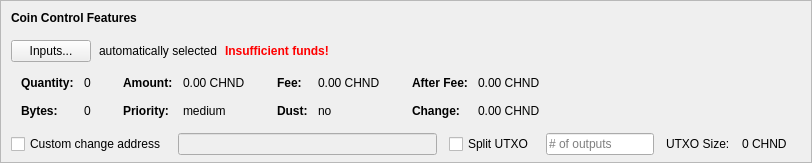
    <widget class="QFrame" name="frameCoinControl">
     <property name="sizePolicy">
      <sizepolicy hsizetype="Expanding" vsizetype="Expanding">
       <horstretch>0</horstretch>
       <verstretch>0</verstretch>
      </sizepolicy>
     </property>
     <property name="maximumSize">
      <size>
       <width>16777215</width>
       <height>16777215</height>
      </size>
     </property>
     <property name="frameShape">
      <enum>QFrame::StyledPanel</enum>
     </property>
     <property name="frameShadow">
      <enum>QFrame::Sunken</enum>
     </property>
     <layout class="QVBoxLayout" name="verticalLayoutCoinControl2">
      <property name="spacing">
       <number>0</number>
      </property>
      <property name="leftMargin">
       <number>0</number>
      </property>
      <property name="topMargin">
       <number>0</number>
      </property>
      <property name="rightMargin">
       <number>0</number>
      </property>
      <property name="bottomMargin">
       <number>6</number>
      </property>
      <item>
       <layout class="QVBoxLayout" name="verticalLayoutCoinControl" stretch="0,0,0,0,1">
        <property name="spacing">
         <number>0</number>
        </property>
        <property name="leftMargin">
         <number>10</number>
        </property>
        <property name="topMargin">
         <number>10</number>
        </property>
        <item>
         <layout class="QHBoxLayout" name="horizontalLayoutCoinControl1">
          <property name="bottomMargin">
           <number>15</number>
          </property>
          <item>
           <widget class="QLabel" name="labelCoinControlFeatures">
            <property name="sizePolicy">
             <sizepolicy hsizetype="Preferred" vsizetype="Maximum">
              <horstretch>0</horstretch>
              <verstretch>0</verstretch>
             </sizepolicy>
            </property>
            <property name="font">
             <font>
              <weight>75</weight>
              <bold>true</bold>
             </font>
            </property>
            <property name="styleSheet">
             <string notr="true">font-weight:bold;</string>
            </property>
            <property name="text">
             <string>Coin Control Features</string>
            </property>
           </widget>
          </item>
         </layout>
        </item>
        <item>
         <layout class="QHBoxLayout" name="horizontalLayoutCoinControl2" stretch="0,0,0,0">
          <property name="spacing">
           <number>8</number>
          </property>
          <property name="bottomMargin">
           <number>10</number>
          </property>
          <item>
           <widget class="QPushButton" name="pushButtonCoinControl">
            <property name="styleSheet">
             <string notr="true"/>
            </property>
            <property name="text">
             <string>Inputs...</string>
            </property>
            <property name="autoDefault">
             <bool>false</bool>
            </property>
           </widget>
          </item>
          <item>
           <widget class="QLabel" name="labelCoinControlAutomaticallySelected">
            <property name="text">
             <string>automatically selected</string>
            </property>
            <property name="margin">
             <number>5</number>
            </property>
           </widget>
          </item>
          <item>
           <widget class="QLabel" name="labelCoinControlInsuffFunds">
            <property name="font">
             <font>
              <weight>75</weight>
              <bold>true</bold>
             </font>
            </property>
            <property name="styleSheet">
             <string notr="true">color:red;font-weight:bold;</string>
            </property>
            <property name="text">
             <string>Insufficient funds!</string>
            </property>
            <property name="margin">
             <number>5</number>
            </property>
           </widget>
          </item>
          <item>
           <spacer name="horizontalSpacerCoinControl">
            <property name="orientation">
             <enum>Qt::Horizontal</enum>
            </property>
            <property name="sizeHint" stdset="0">
             <size>
              <width>40</width>
              <height>1</height>
             </size>
            </property>
           </spacer>
          </item>
         </layout>
        </item>
        <item>
         <widget class="QWidget" name="widgetCoinControl" native="true">
          <property name="sizePolicy">
           <sizepolicy hsizetype="Preferred" vsizetype="Preferred">
            <horstretch>0</horstretch>
            <verstretch>0</verstretch>
           </sizepolicy>
          </property>
          <property name="minimumSize">
           <size>
            <width>0</width>
            <height>0</height>
           </size>
          </property>
          <property name="styleSheet">
           <string notr="true"/>
          </property>
          <layout class="QHBoxLayout" name="horizontalLayoutCoinControl5">
           <property name="leftMargin">
            <number>0</number>
           </property>
           <property name="topMargin">
            <number>0</number>
           </property>
           <property name="rightMargin">
            <number>0</number>
           </property>
           <property name="bottomMargin">
            <number>0</number>
           </property>
           <item>
            <layout class="QHBoxLayout" name="horizontalLayoutCoinControl3" stretch="0,0,0,1">
             <property name="spacing">
              <number>20</number>
             </property>
             <property name="topMargin">
              <number>0</number>
             </property>
             <property name="bottomMargin">
              <number>10</number>
             </property>
             <item>
              <layout class="QFormLayout" name="formLayoutCoinControl1">
               <property name="horizontalSpacing">
                <number>10</number>
               </property>
               <property name="verticalSpacing">
                <number>14</number>
               </property>
               <property name="leftMargin">
                <number>10</number>
               </property>
               <property name="topMargin">
                <number>4</number>
               </property>
               <property name="rightMargin">
                <number>6</number>
               </property>
               <item row="0" column="0">
                <widget class="QLabel" name="labelCoinControlQuantityText">
                 <property name="font">
                  <font>
                   <weight>75</weight>
                   <bold>true</bold>
                  </font>
                 </property>
                 <property name="text">
                  <string>Quantity:</string>
                 </property>
                 <property name="margin">
                  <number>0</number>
                 </property>
                </widget>
               </item>
               <item row="0" column="1">
                <widget class="QLabel" name="labelCoinControlQuantity">
                 <property name="cursor">
                  <cursorShape>IBeamCursor</cursorShape>
                 </property>
                 <property name="contextMenuPolicy">
                  <enum>Qt::ActionsContextMenu</enum>
                 </property>
                 <property name="text">
                  <string notr="true">0</string>
                 </property>
                 <property name="margin">
                  <number>0</number>
                 </property>
                 <property name="textInteractionFlags">
                  <set>Qt::LinksAccessibleByMouse|Qt::TextSelectableByKeyboard|Qt::TextSelectableByMouse</set>
                 </property>
                </widget>
               </item>
               <item row="1" column="0">
                <widget class="QLabel" name="labelCoinControlBytesText">
                 <property name="font">
                  <font>
                   <weight>75</weight>
                   <bold>true</bold>
                  </font>
                 </property>
                 <property name="text">
                  <string>Bytes:</string>
                 </property>
                </widget>
               </item>
               <item row="1" column="1">
                <widget class="QLabel" name="labelCoinControlBytes">
                 <property name="cursor">
                  <cursorShape>IBeamCursor</cursorShape>
                 </property>
                 <property name="contextMenuPolicy">
                  <enum>Qt::ActionsContextMenu</enum>
                 </property>
                 <property name="text">
                  <string notr="true">0</string>
                 </property>
                 <property name="textInteractionFlags">
                  <set>Qt::LinksAccessibleByMouse|Qt::TextSelectableByKeyboard|Qt::TextSelectableByMouse</set>
                 </property>
                </widget>
               </item>
              </layout>
             </item>
             <item>
              <layout class="QFormLayout" name="formLayoutCoinControl2">
               <property name="horizontalSpacing">
                <number>10</number>
               </property>
               <property name="verticalSpacing">
                <number>14</number>
               </property>
               <property name="leftMargin">
                <number>6</number>
               </property>
               <property name="topMargin">
                <number>4</number>
               </property>
               <property name="rightMargin">
                <number>6</number>
               </property>
               <item row="0" column="0">
                <widget class="QLabel" name="labelCoinControlAmountText">
                 <property name="font">
                  <font>
                   <weight>75</weight>
                   <bold>true</bold>
                  </font>
                 </property>
                 <property name="text">
                  <string>Amount:</string>
                 </property>
                 <property name="margin">
                  <number>0</number>
                 </property>
                </widget>
               </item>
               <item row="0" column="1">
                <widget class="QLabel" name="labelCoinControlAmount">
                 <property name="cursor">
                  <cursorShape>IBeamCursor</cursorShape>
                 </property>
                 <property name="contextMenuPolicy">
                  <enum>Qt::ActionsContextMenu</enum>
                 </property>
                 <property name="text">
                  <string notr="true">0.00 CHND</string>
                 </property>
                 <property name="textInteractionFlags">
                  <set>Qt::LinksAccessibleByMouse|Qt::TextSelectableByKeyboard|Qt::TextSelectableByMouse</set>
                 </property>
                </widget>
               </item>
               <item row="1" column="0">
                <widget class="QLabel" name="labelCoinControlPriorityText">
                 <property name="font">
                  <font>
                   <weight>75</weight>
                   <bold>true</bold>
                  </font>
                 </property>
                 <property name="text">
                  <string>Priority:</string>
                 </property>
                </widget>
               </item>
               <item row="1" column="1">
                <widget class="QLabel" name="labelCoinControlPriority">
                 <property name="cursor">
                  <cursorShape>IBeamCursor</cursorShape>
                 </property>
                 <property name="contextMenuPolicy">
                  <enum>Qt::ActionsContextMenu</enum>
                 </property>
                 <property name="text">
                  <string>medium</string>
                 </property>
                 <property name="textInteractionFlags">
                  <set>Qt::LinksAccessibleByMouse|Qt::TextSelectableByKeyboard|Qt::TextSelectableByMouse</set>
                 </property>
                </widget>
               </item>
              </layout>
             </item>
             <item>
              <layout class="QFormLayout" name="formLayoutCoinControl3">
               <property name="horizontalSpacing">
                <number>10</number>
               </property>
               <property name="verticalSpacing">
                <number>14</number>
               </property>
               <property name="leftMargin">
                <number>6</number>
               </property>
               <property name="topMargin">
                <number>4</number>
               </property>
               <property name="rightMargin">
                <number>6</number>
               </property>
               <item row="0" column="0">
                <widget class="QLabel" name="labelCoinControlFeeText">
                 <property name="font">
                  <font>
                   <weight>75</weight>
                   <bold>true</bold>
                  </font>
                 </property>
                 <property name="text">
                  <string>Fee:</string>
                 </property>
                 <property name="margin">
                  <number>0</number>
                 </property>
                </widget>
               </item>
               <item row="0" column="1">
                <widget class="QLabel" name="labelCoinControlFee">
                 <property name="cursor">
                  <cursorShape>IBeamCursor</cursorShape>
                 </property>
                 <property name="contextMenuPolicy">
                  <enum>Qt::ActionsContextMenu</enum>
                 </property>
                 <property name="text">
                  <string notr="true">0.00 CHND</string>
                 </property>
                 <property name="textInteractionFlags">
                  <set>Qt::LinksAccessibleByMouse|Qt::TextSelectableByKeyboard|Qt::TextSelectableByMouse</set>
                 </property>
                </widget>
               </item>
               <item row="1" column="0">
                <widget class="QLabel" name="labelCoinControlLowOutputText">
                 <property name="font">
                  <font>
                   <weight>75</weight>
                   <bold>true</bold>
                  </font>
                 </property>
                 <property name="text">
                  <string>Dust:</string>
                 </property>
                </widget>
               </item>
               <item row="1" column="1">
                <widget class="QLabel" name="labelCoinControlLowOutput">
                 <property name="cursor">
                  <cursorShape>IBeamCursor</cursorShape>
                 </property>
                 <property name="contextMenuPolicy">
                  <enum>Qt::ActionsContextMenu</enum>
                 </property>
                 <property name="text">
                  <string>no</string>
                 </property>
                 <property name="textInteractionFlags">
                  <set>Qt::LinksAccessibleByMouse|Qt::TextSelectableByKeyboard|Qt::TextSelectableByMouse</set>
                 </property>
                </widget>
               </item>
              </layout>
             </item>
             <item>
              <layout class="QFormLayout" name="formLayoutCoinControl4">
               <property name="horizontalSpacing">
                <number>10</number>
               </property>
               <property name="verticalSpacing">
                <number>14</number>
               </property>
               <property name="leftMargin">
                <number>6</number>
               </property>
               <property name="topMargin">
                <number>4</number>
               </property>
               <property name="rightMargin">
                <number>6</number>
               </property>
               <item row="0" column="0">
                <widget class="QLabel" name="labelCoinControlAfterFeeText">
                 <property name="font">
                  <font>
                   <weight>75</weight>
                   <bold>true</bold>
                  </font>
                 </property>
                 <property name="text">
                  <string>After Fee:</string>
                 </property>
                 <property name="margin">
                  <number>0</number>
                 </property>
                </widget>
               </item>
               <item row="0" column="1">
                <widget class="QLabel" name="labelCoinControlAfterFee">
                 <property name="cursor">
                  <cursorShape>IBeamCursor</cursorShape>
                 </property>
                 <property name="contextMenuPolicy">
                  <enum>Qt::ActionsContextMenu</enum>
                 </property>
                 <property name="text">
                  <string notr="true">0.00 CHND</string>
                 </property>
                 <property name="textInteractionFlags">
                  <set>Qt::LinksAccessibleByMouse|Qt::TextSelectableByKeyboard|Qt::TextSelectableByMouse</set>
                 </property>
                </widget>
               </item>
               <item row="1" column="0">
                <widget class="QLabel" name="labelCoinControlChangeText">
                 <property name="font">
                  <font>
                   <weight>75</weight>
                   <bold>true</bold>
                  </font>
                 </property>
                 <property name="text">
                  <string>Change:</string>
                 </property>
                </widget>
               </item>
               <item row="1" column="1">
                <widget class="QLabel" name="labelCoinControlChange">
                 <property name="cursor">
                  <cursorShape>IBeamCursor</cursorShape>
                 </property>
                 <property name="contextMenuPolicy">
                  <enum>Qt::ActionsContextMenu</enum>
                 </property>
                 <property name="text">
                  <string notr="true">0.00 CHND</string>
                 </property>
                 <property name="textInteractionFlags">
                  <set>Qt::LinksAccessibleByMouse|Qt::TextSelectableByKeyboard|Qt::TextSelectableByMouse</set>
                 </property>
                </widget>
               </item>
              </layout>
             </item>
            </layout>
           </item>
          </layout>
         </widget>
        </item>
        <item>
         <layout class="QHBoxLayout" name="horizontalLayoutCoinControl4" stretch="0,0,0,0,0,0,0">
          <property name="spacing">
           <number>12</number>
          </property>
          <property name="sizeConstraint">
           <enum>QLayout::SetDefaultConstraint</enum>
          </property>
          <property name="topMargin">
           <number>5</number>
          </property>
          <property name="rightMargin">
           <number>5</number>
          </property>
          <item>
           <widget class="QCheckBox" name="checkBoxCoinControlChange">
            <property name="toolTip">
             <string>If this is activated, but the change address is empty or invalid, change will be sent to a newly generated address.</string>
            </property>
            <property name="text">
             <string>Custom change address</string>
            </property>
           </widget>
          </item>
          <item>
           <widget class="QValidatedLineEdit" name="lineEditCoinControlChange">
            <property name="enabled">
             <bool>false</bool>
            </property>
            <property name="sizePolicy">
             <sizepolicy hsizetype="Expanding" vsizetype="Fixed">
              <horstretch>0</horstretch>
              <verstretch>0</verstretch>
             </sizepolicy>
            </property>
           </widget>
          </item>
          <item>
           <widget class="QCheckBox" name="splitBlockCheckBox">
            <property name="text">
             <string>Split UTXO</string>
            </property>
           </widget>
          </item>
          <item>
           <widget class="QLineEdit" name="splitBlockLineEdit">
            <property name="sizePolicy">
             <sizepolicy hsizetype="Fixed" vsizetype="Fixed">
              <horstretch>50</horstretch>
              <verstretch>0</verstretch>
             </sizepolicy>
            </property>
            <property name="placeholderText">
             <string># of outputs</string>
            </property>
           </widget>
          </item>
          <item>
           <widget class="QLabel" name="labelBlockSizeText">
            <property name="text">
             <string>UTXO Size:</string>
            </property>
           </widget>
          </item>
          <item>
           <widget class="QLabel" name="labelBlockSize">
            <property name="text">
             <string>0 CHND</string>
            </property>
           </widget>
          </item>
          <item>
           <widget class="QLabel" name="labelCoinControlChangeLabel">
            <property name="sizePolicy">
             <sizepolicy hsizetype="Preferred" vsizetype="Expanding">
              <horstretch>0</horstretch>
              <verstretch>0</verstretch>
             </sizepolicy>
            </property>
            <property name="minimumSize">
             <size>
              <width>0</width>
              <height>0</height>
             </size>
            </property>
            <property name="text">
             <string/>
            </property>
            <property name="margin">
             <number>3</number>
            </property>
           </widget>
          </item>
         </layout>
        </item>
        <item>
         <spacer name="verticalSpacerCoinControl">
          <property name="orientation">
           <enum>Qt::Vertical</enum>
          </property>
          <property name="sizeHint" stdset="0">
           <size>
            <width>800</width>
            <height>1</height>
           </size>
          </property>
         </spacer>
        </item>
       </layout>
      </item>
     </layout>
    </widget>
